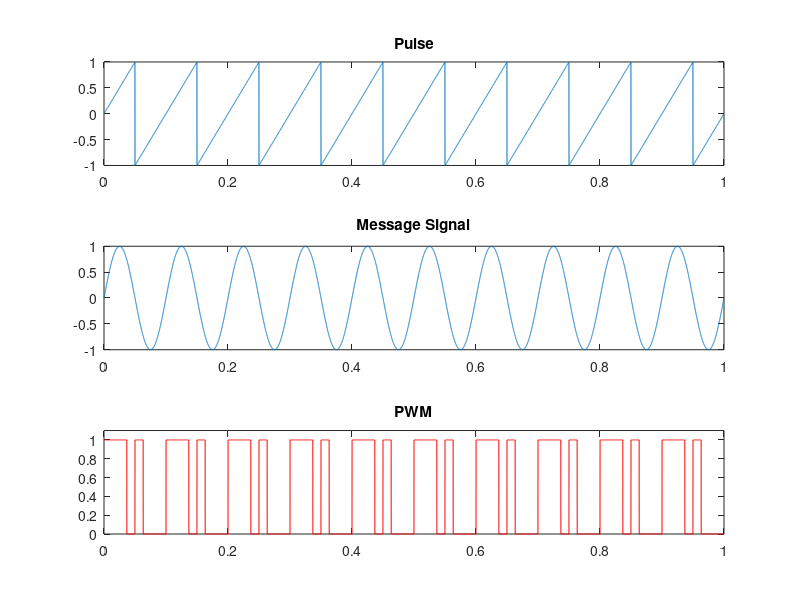

MATLAB code to generate this figure:
fs = 10;
fm = 10;
a = 1;

t = 0:0.0001:1; % Sampling rate of 10kHz
pulse = sawtooth(2 * pi * fs * t+pi);

subplot(3,1,1);
plot(t, pulse); % Plotting the pulse wave
title('Pulse');

msg = a * sin(2 * pi * fm * t);

subplot(3,1,2);
plot(t, msg); % Plotting the sine message wave
title('Message Signal');

pwm = zeros(size(t));

for i = 1:length(pulse)
    if (msg(i) >= pulse(i))
        pwm(i) = 1; % If message signal amplitude at i-th sample is greater than pulse amplitude
    else
        pwm(i) = 0;
    end
end

subplot(3,1,3);
plot(t, pwm, 'r');
title('PWM');
axis([0 1 0 1.1]); % To keep the PWM visible during plotting